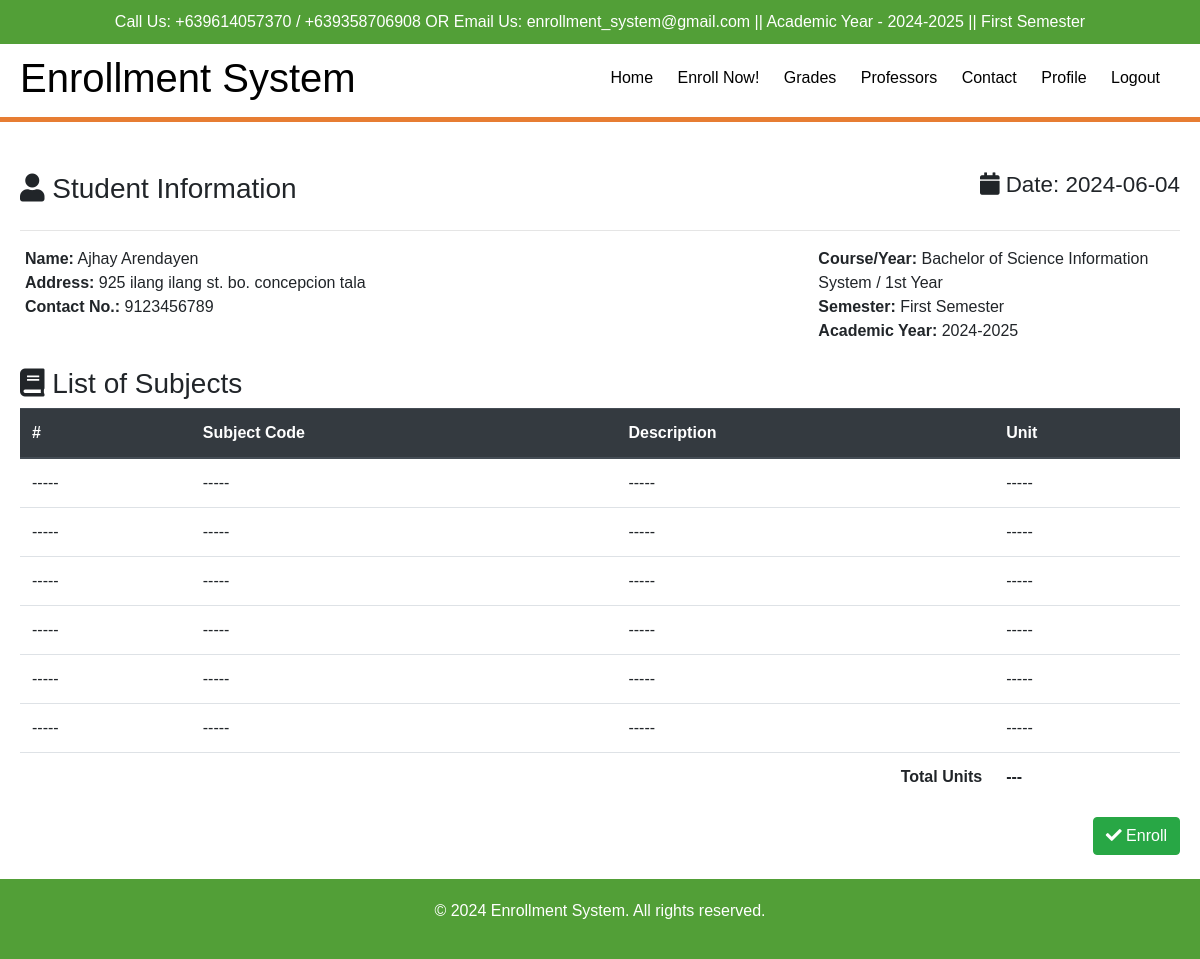
The app's page /student/enrollnow.php (signed in), older data.
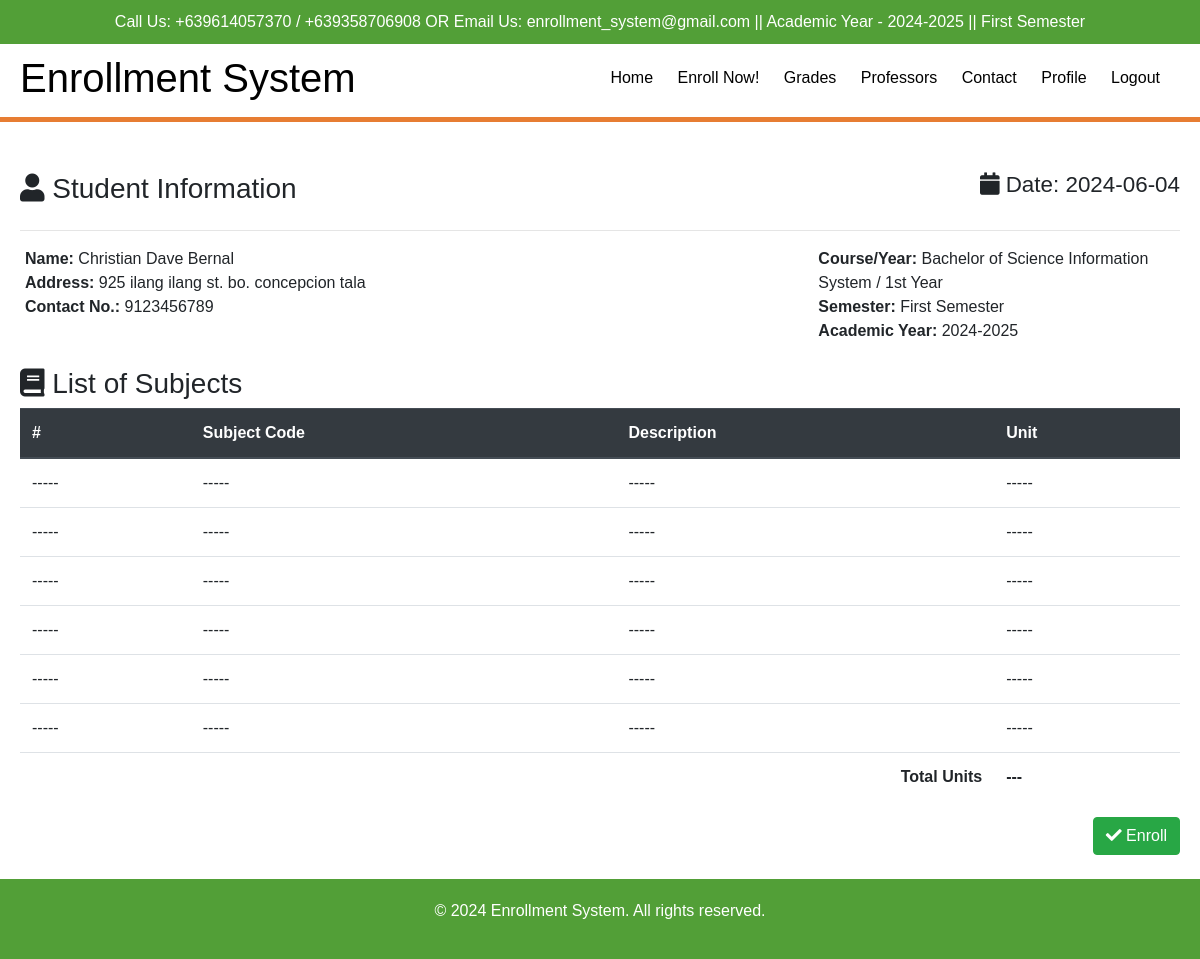
The same page, newer data.
### tables this page shows
CREATE TABLE `students` (
  `id` int(11) NOT NULL,
  `student_id` int(11) NOT NULL,
  `program_id` int(11) NOT NULL,
  `year_id` int(11) NOT NULL,
  `firstname` varchar(255) NOT NULL,
  `middlename` varchar(255) NOT NULL,
  `lastname` varchar(255) NOT NULL,
  `birthdate` date NOT NULL,
  `gender` varchar(255) NOT NULL,
  `address` text NOT NULL,
  `birthplace` varchar(255) NOT NULL,
  `contact` bigint(20) NOT NULL,
  `documents` text NOT NULL,
  `status` varchar(255) NOT NULL,
  `registration_date` varchar(255) NOT NULL
);

CREATE TABLE `courses` (
  `id` int(11) NOT NULL,
  `program` varchar(255) NOT NULL
);

CREATE TABLE `year_level` (
  `id` int(11) NOT NULL,
  `year_level` varchar(255) NOT NULL
);

### student/enrollnow.php (the view, shortened to what this page needs)
<?php include "include/header.php" ?>
    <br>
    <div class="content-wrapper container mt-3">
        <section class="invoice">
            <div class="row">
                <div class="col-12">
                    <h3 class="page-header">
                        <i class="fa fa-user"></i> Student Information
                        <small class="float-right small-date"><i class="fa fa-calendar"></i> Date: <?php echo date('Y-m-d'); ?></small>
                    </h3>
                </div>
            </div>
            <hr>
            <div class="row invoice-info">
                <?php
                $sql = "CALL SelectAllStudents()";
                $result = $conn->query($sql)->fetch_assoc();
                ?>
                <div class="col-sm-8 invoice-col">
                        <b>Name:</b> <?php echo $result['firstname']; ?> <?php echo $result['lastname']; ?><br>
                        <b>Address:</b> <?php echo $result['address']; ?><br>
                        <b>Contact No.:</b> <?php echo $result['contact']; ?><br>
                </div>
                <div class="col-sm-4 invoice-col">
                    <b>Course/Year:</b> <?php echo $result['program']; ?> / <?php echo $result['year_level']; ?><br>
                    <b>Semester:</b> First Semester<br>
                    <b>Academic Year:</b> 2024-2025
                </div>
            </div>
            <br>
            <div class="row">
                <div class="col-12">
                    <h3 class="page-header">
                        <i class="fa fa-book"></i> List of Subjects
                    </h3>
                </div>
            </div>
            <div class="row">
                <div class="col-12 table-responsive">
                    <table class="table">
                        <thead class="thead-dark">
                            <tr>
                                <th>#</th>
                                <th>Subject Code</th>
                                <th>Description</th>
                                <th>Unit</th>
                            </tr>
                        </thead>
                        <tbody>
                            <tr>
                                <td>-----</td>
                                <td>-----</td>
                                <td>-----</td>
                                <td>-----</td>
                            </tr>
                            <tr>
                                <td>-----</td>
                                <td>-----</td>
                                <td>-----</td>
                                <td>-----</td>
                            </tr>
                            <tr>
                                <td>-----</td>
                                <td>-----</td>
                                <td>-----</td>
                                <td>-----</td>
                            </tr>
                            <tr>
                                <td>-----</td>
                                <td>-----</td>
                                <td>-----</td>
                                <td>-----</td>
                            </tr>
                            <tr>
                                <td>-----</td>
                                <td>-----</td>
                                <td>-----</td>
                                <td>-----</td>
                            </tr>
                            <tr>
                                <td>-----</td>
                                <td>-----</td>
                                <td>-----</td>
                                <td>-----</td>
                            </tr>
                            <tr>
                                <td colspan="3" align="right"><b>Total Units</b></td>
                                <td><b>---</b></td>
                            </tr>
                        </tbody>
                    </table>
                </div>
            </div>
            <div class="row no-print">
                <div class="col-12">
                    <a href="#" class="btn btn-success float-right"><i class="fa fa-check"></i> Enroll</a>
                </div>
            </div>
        </section>
    </div>
    <br>
    <footer>
        <div class="container">
            <p>&copy; 2024 Enrollment System. All rights reserved.</p>
        </div>
    </footer>
</body>
</html>

Row changes from the older to the newer data that the page shows:
removed students: firstname "Ajhay", lastname "Arendayen", address "925 ilang ilang st. bo. concepcion tala", contact "9123456789"
no longer on this page (row unchanged): courses: program "Bachelor of Science Information System"
no longer on this page (row unchanged): year_level: year_level "1st Year"
added students: firstname "Christian Dave", lastname "Bernal", address "925 ilang ilang st. bo. concepcion tala", contact "9123456789", courses.program "Bachelor of Science Information System", year_level.year_level "1st Year"
